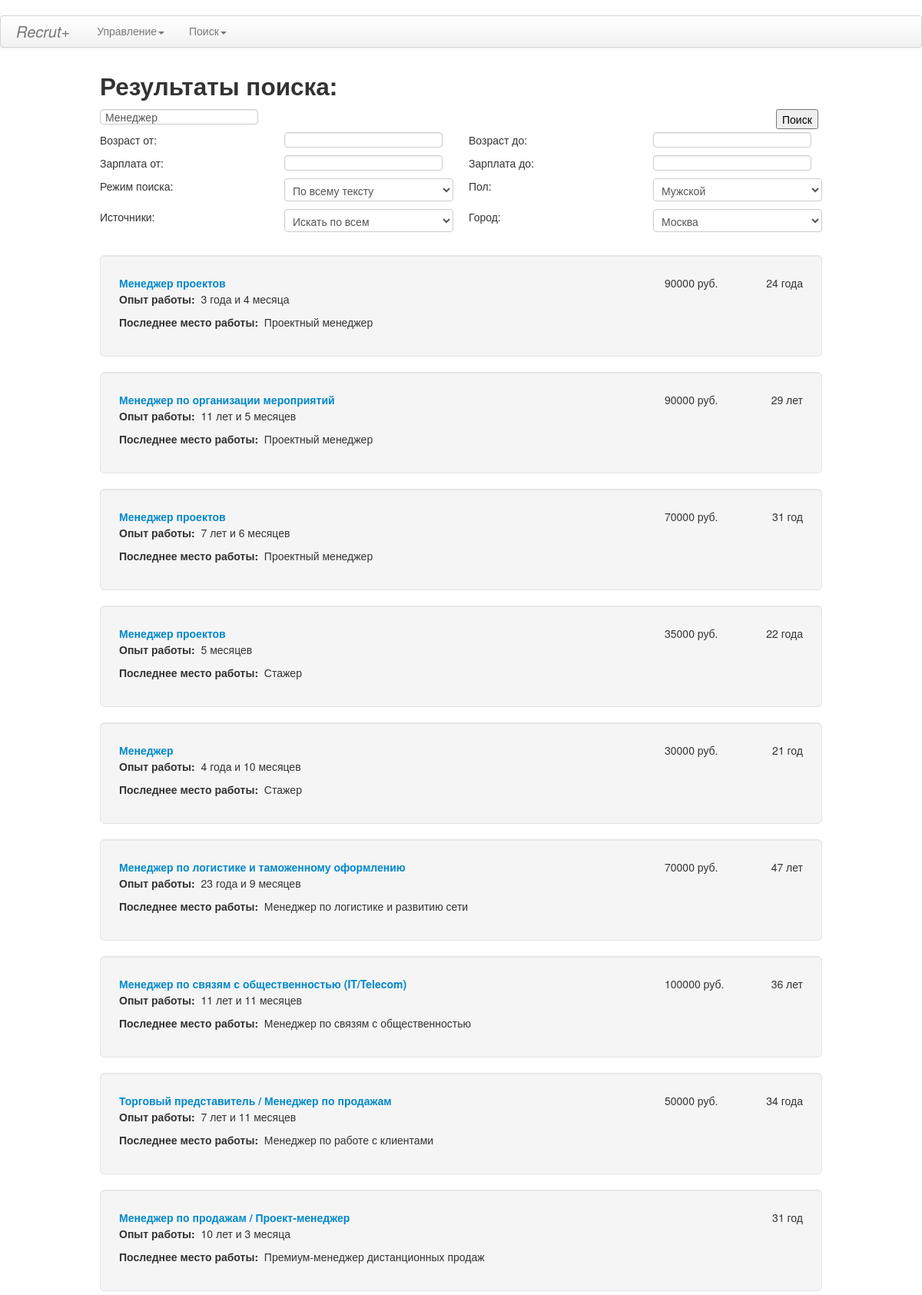
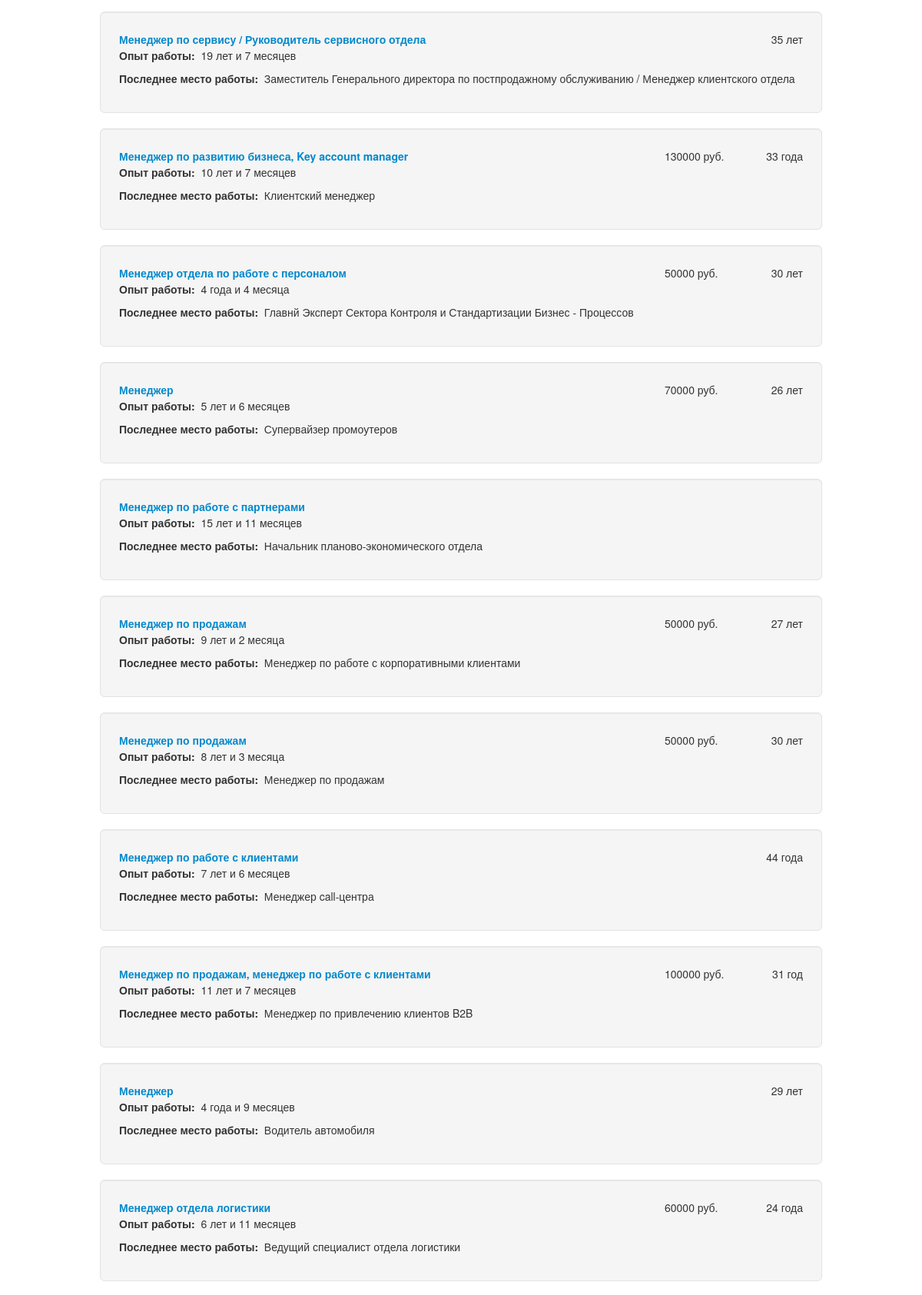
Page /search/4/result/1 (signed in, upper part) on the committed database (2 pictures, top to bottom).
### HRrecrut/models.py (models this page shows)
class SearchPattern(models.Model):
    NEVER_MIND = 'all'
    MAN = 'man'
    FEMALE = 'female'
    GENDER_CHOICES = (
        (NEVER_MIND, 'Неважно'),
        (MAN, 'Мужской'),
        (FEMALE, 'Женский'),
    )
    ALL_TEXT = 'All text'
    IN_TITLE = 'In title'
    KEY_WORDS = 'Key Words'
    MODE_CHOICES = (
        (ALL_TEXT, 'По всему тексту'),
        (IN_TITLE, 'В название резюме'),
        (KEY_WORDS, 'По ключевым словам '),
    )
    '''
    MOSCOW = 'Москва'
    SAINT_PETERSBURG = 'Санкт-Петербург'
    ROSTOV_ON_DON = 'Ростов на Дону'
    KRASNODAR = 'Краснодар'
    EKATERINBURG = 'Екатеринбург'
    CITY_CHOICES = (
        (MOSCOW, 'Москва'),
        (SAINT_PETERSBURG, 'Санкт-Петербург'),
        (ROSTOV_ON_DON, 'Ростов на Дону'),
        (KRASNODAR, 'Краснодар'),
        (EKATERINBURG, 'Екатеринбург'),
    )
    '''
    query_text = models.CharField("Вакансия", max_length=100)
    age_from = models.CharField("Возраст от", max_length=2, null=True)
    age_to = models.CharField("Возраст до", max_length=2, null=True)
    salary_from = models.CharField("Зарплата от", max_length=7, null=True)
    salary_to = models.CharField("Зарплата до", max_length=7, null=True)
    source = models.ForeignKey(Domain)
    user = models.ForeignKey(User)
    city = models.CharField("Город", max_length=50, choices=CITY_CHOICES,
                            default=MOSCOW)
    gender = models.CharField("Пол", max_length=7, choices=GENDER_CHOICES,
        default=NEVER_MIND)
    mode = models.CharField("Режим поиска", max_length=10,
                            choices=MODE_CHOICES,default=ALL_TEXT)

class SearchResult(models.Model):
    ALL_TEXT = 'All text'
    IN_TITLE = 'In title'
    KEY_WORDS = 'Key Words'
    MODE_CHOICES = (
        (ALL_TEXT, 'По всему тексту'),
        (IN_TITLE, 'В название резюме'),
        (KEY_WORDS, 'По ключевым словам '),
    )
    source = models.ForeignKey(Domain)##
    salary = models.CharField("Ожидаемая Зарплата", max_length=10,
                            default="По договоренности")
    age = models.CharField("Возраст", max_length=10, null=True)
    experience = models.CharField("Опыт работы", max_length=10, null=True)
    last_job = models.CharField("Последнее место работы", max_length=100,
                                null=True)
    title_resume = models.CharField("Интересующая должность", max_length=200,
                                    null=True)
    gender = models.CharField("Пол", max_length=7,  null=True)
    city = models.CharField("Город", max_length=50, null=True)
    last_update = models.DateField(
                    "Дата последнего обновление", auto_now=False)
    url = models.URLField("Ссылка", max_length=100)
    ignore = models.BooleanField("Игнорировать", default=False)
    track = models.BooleanField("Отслеживать", default=False)
    elected = models.ForeignKey(User, null=True)
    mode = models.CharField("Режим поиска", max_length=10,
                            choices=MODE_CHOICES,default=ALL_TEXT)
    objects = models.Manager()
    search_objects = SearchManager()
    class Meta:
        unique_together = (("url"),)

### HRrecrut/views.py (the view)
# urls.py: url(r'^search\/(\d+)\/result/(\d+)', views.ResponsSearcheView.as_view()),
class ResponsSearcheView(LoginRequiredMixin, View):
    form_class = SearchForm
    initial = {'key': 'value'}
    login_url = '/login/'
    redirect_field_name = ''
    template_name = 'Recrut/search_response.html'
    def get(self, request, pattern_id, page=1):
        LIMIT = 35
        previous_record = (int(page) - 1) * LIMIT
        next_record = int(page) * LIMIT
        user = request.user
        pattern = SearchPattern.objects.get(id=pattern_id, user=user)
        form = self.form_class(initial=pattern.__dict__)
        response = SearchResult.search_objects.search(
                                query_text=pattern.query_text,
                                city=pattern.city,
                                mode=pattern.mode,
                                source=pattern.source,
                                gender=pattern.gender,
                                age_from=pattern.age_from,
                                age_to=pattern.age_to,
                                salary_from=pattern.salary_from,
                                salary_to=pattern.salary_to)
        response_count = response.count()
        page_count = math.ceil(response_count / LIMIT) + 1
        pages = [{'num': num, 'href': num} for num in range(1, page_count)]
        response = response[previous_record:next_record]
        return render(request, self.template_name, {'form': form,              'resumeList': response, 'pages': pages})

### HRrecrut/forms.py
class SearchForm(forms.Form):
    query_text = forms.CharField(label=False, max_length=100, required=True)
    limit = forms.CharField(label="Число записей с источника:", max_length=30,                        required=False)
    age_from = forms.CharField(label="Возраст от:", max_length=2,
                              required=False)
    age_to = forms.CharField(label="Возраст до:", max_length=2, required=False)
    salary_from = forms.CharField(label="Зарплата от:", max_length=6,
                                  required=False)
    salary_to = forms.CharField(label="Зарплата до:", max_length=6,
                                required=False)
    gender = forms.ChoiceField(label="Пол:", widget=Select,
                               choices=GENDER_CHOICES, required=False)
    mode = forms.ChoiceField(label="Режим поиска:", widget=Select,                               choices=MODE_CHOICES, required=True)
    source = forms.MultipleChoiceField(label="Источники:", widget=Select,                                   choices=SOURCE_CHOICES)
    city = forms.ChoiceField(label="Город:", widget=Select,                         choices=CITY_CHOICES)

### HRrecrut/templates/Recrut/search_response.html (shortened to what this page needs)
﻿{% extends 'Recrut/base.html' %}
{% load staticfiles %}
{% block content %}
    <h2>Результаты поиска:</h2>
    <div>
        <form action="/search/result/1" method="GET">
            <div class="row">
                <div class="span11">{{ form.query_text }}</div>
                <div class="span1">
                    <input type="submit" name="run" value="Поиск"/>
                </div>
            </div>
            <div class="row">
                <div class="span3">{{ form.age_from.label }}</div>
                <div class="span3">{{ form.age_from }}</div>
                <div class="span3">{{ form.age_to.label }}</div>
                <div class="span3">{{ form.age_to }}</div>
            </div>
            <div class="row">
                <div class="span3">{{ form.salary_from.label }}</div>
                <div class="span3">{{ form.salary_from }}</div>
                <div class="span3">{{ form.salary_to.label }}</div>
                <div class="span3">{{ form.salary_to }}</div>
            </div>
            <div class="row">
                <div class="span3">{{ form.mode.label }}</div>
                <div class="span3">{{ form.mode }}</div>
                <div class="span3">{{ form.gender.label }}</div>
                <div class="span3">{{ form.gender }}</div>
            </div>
            <div class="row">
                <div class="span3">{{ form.source.label }}</div>
                <div class="span3">{{ form.source }}</div>
                <div class="span3">{{ form.city.label }}</div>
                <div class="span3">{{ form.city }}</div>
            </div>
        </form>
    </div>
    <div>
        <ul class="unstyled">
            {% for resumeItem in resumeList %}
                <il>
                    <div class="well well-large">
                        <span>
                            <a href={{ resumeItem.id }} class="output__name">{{ resumeItem.title_resume }}</a>
                        </span>
                        <div class="output__info">
                            {% if resumeItem.salary %}
                                <span class="output__compensation">{{ resumeItem.salary }}</span>
                            {% endif %}
                            {% if resumeItem.age %}
                                <span class="output__age">{{ resumeItem.age }}</span>
                            {% endif %}
                        </div>
                        <p><b>Опыт работы:&nbsp;</b>
                        {% if resumeItem.experience %}
                            <span>{{ resumeItem.experience }}</span></p>
                        {% else %}
                            <span>Без опыта</span></p>
                        {% endif %}
                        <p><b>Последнее место работы:&nbsp;</b>
                        {% if resumeItem.last_job %}
                            <span>{{ resumeItem.last_job }}</span></p>
                        {% else %}
                            <span>Нет</span></p>
                        {% endif %}
                    </div>
                </il>
            {% endfor %}
        </ul>
    </div>
{% endblock %}

### HRrecrut/static/css/searchResponse.css (style rules this page uses)
div.output__info { white-space: nowrap; text-align: right; float: right; width: 180px; padding-top: 1px; }
a.output__name { font-weight: 700; line-height: 22px; }
span.output__compensation { float: left; }
span.output__age { width: 60px; display: inline; }

### rows in the picture
SearchPattern: query_text "Менеджер", mode "По всему тексту", gender "Мужской", source "Искать по всем", city "Москва"
SearchResult: title_resume "Менеджер проектов", salary "90000 руб.", age "24 года", experience "3 года и 4 месяца", last_job "Проектный менеджер"
SearchResult: title_resume "Менеджер по организации мероприятий", salary "90000 руб.", age "29 лет", experience "11 лет и 5 месяцев", last_job "Проектный менеджер"
SearchResult: title_resume "Менеджер проектов", salary "70000 руб.", age "31 год", experience "7 лет и 6 месяцев", last_job "Проектный менеджер"
SearchResult: title_resume "Менеджер проектов", salary "35000 руб.", age "22 года", experience "5 месяцев", last_job "Стажер"
SearchResult: title_resume "Менеджер", salary "30000 руб.", age "21 год", experience "4 года и 10 месяцев", last_job "Стажер"
SearchResult: title_resume "Менеджер по логистике и таможенному оформлению", salary "70000 руб.", age "47 лет", experience "23 года и 9 месяцев", last_job "Менеджер по логистике и развитию сети"
SearchResult: title_resume "Менеджер по связям с общественностью (IT/Telecom)", salary "100000 руб.", age "36 лет", experience "11 лет и 11 месяцев", last_job "Менеджер по связям с общественностью"
SearchResult: title_resume "Торговый представитель / Менеджер по продажам", salary "50000 руб.", age "34 года", experience "7 лет и 11 месяцев", last_job "Менеджер по работе с клиентами"
SearchResult: title_resume "Менеджер по продажам / Проект-менеджер", age "31 год", experience "10 лет и 3 месяца", last_job "Премиум-менеджер дистанционных продаж"
SearchResult: title_resume "Менеджер по сервису / Руководитель сервисного отдела", age "35 лет", experience "19 лет и 7 месяцев", last_job "Заместитель Генерального директора по постпродажному обслуживанию / Менеджер клиентского отдела"
SearchResult: title_resume "Менеджер по развитию бизнеса, Key account manager", salary "130000 руб.", age "33 года", experience "10 лет и 7 месяцев", last_job "Клиентский менеджер"
SearchResult: title_resume "Менеджер отдела по работе с персоналом", salary "50000 руб.", age "30 лет", experience "4 года и 4 месяца", last_job "Главнй Эксперт Сектора Контроля и Стандартизации Бизнес - Процессов"
SearchResult: title_resume "Менеджер", salary "70000 руб.", age "26 лет", experience "5 лет и 6 месяцев", last_job "Супервайзер промоутеров"
SearchResult: title_resume "Менеджер по работе с партнерами", experience "15 лет и 11 месяцев", last_job "Начальник планово-экономического отдела"
SearchResult: title_resume "Менеджер по продажам", salary "50000 руб.", age "27 лет", experience "9 лет и 2 месяца", last_job "Менеджер по работе с корпоративными клиентами"
SearchResult: title_resume "Менеджер по продажам", salary "50000 руб.", age "30 лет", experience "8 лет и 3 месяца", last_job "Менеджер по продажам"
SearchResult: title_resume "Менеджер по работе с клиентами", age "44 года", experience "7 лет и 6 месяцев", last_job "Менеджер call-центра"
SearchResult: title_resume "Менеджер по продажам, менеджер по работе с клиентами", salary "100000 руб.", age "31 год", experience "11 лет и 7 месяцев", last_job "Менеджер по привлечению клиентов B2B"
SearchResult: title_resume "Менеджер", age "29 лет", experience "4 года и 9 месяцев", last_job "Водитель автомобиля"
SearchResult: title_resume "Менеджер отдела логистики", salary "60000 руб.", age "24 года", experience "6 лет и 11 месяцев", last_job "Ведущий специалист отдела логистики"
